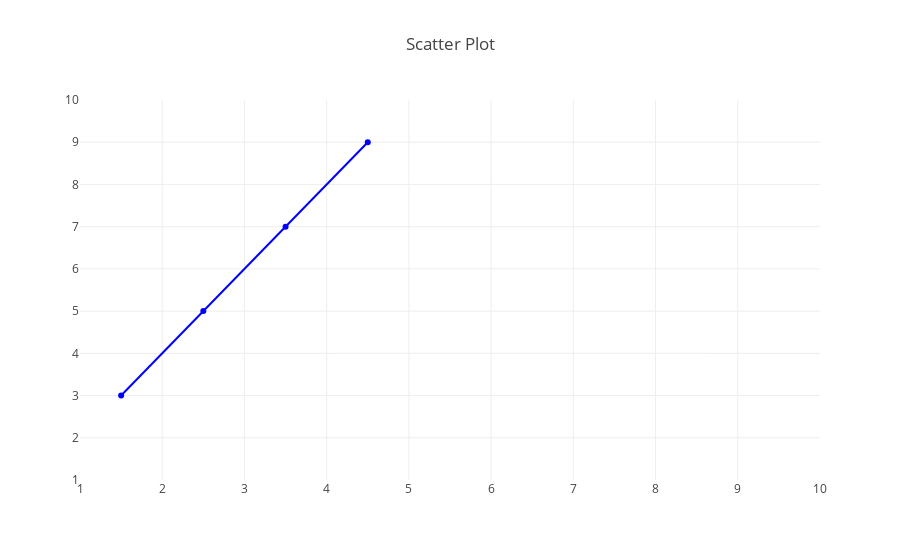

Notebook code for this chart:
### Markdown cell above
So above we used the `layout` to name our plot's title.  Now that we have used `layout` to specify our chart's title, let's also use it to specify the range of our x axis and y axis.  Previously, we were allowing Plotly to automatically set the range.  We can also adjust the range to meet our specifications.

### Code cell
layout = {'title': 'Scatter Plot', 'xaxis': {'range': [1, 10]}, 'yaxis': {'range': [1, 10]}}
trace_of_data = {'x': [1.5, 2.5, 3.5, 4.5], 'y': [3, 5, 7, 9], 'marker': {'color': 'blue'}, 'name': 'Our nice line'}

figure = {'data': [trace_of_data], 'layout': layout}

plotly.offline.iplot(figure)

### Figure 1 — Plotly figure (JSON) as saved in the notebook; plotly's stock layout.template omitted (floating-point values rounded to 4 significant figures)
{"data": [{"marker": {"color": "blue"}, "name": "Our nice line", "type": "scatter", "uid": "e196d9f0-c035-11e8-aa1d-0242ac110007", "x": [1.5, 2.5, 3.5, 4.5], "y": [3, 5, 7, 9]}], "layout": {"title": "Scatter Plot", "xaxis": {"range": [1, 10]}, "yaxis": {"range": [1, 10]}}}
